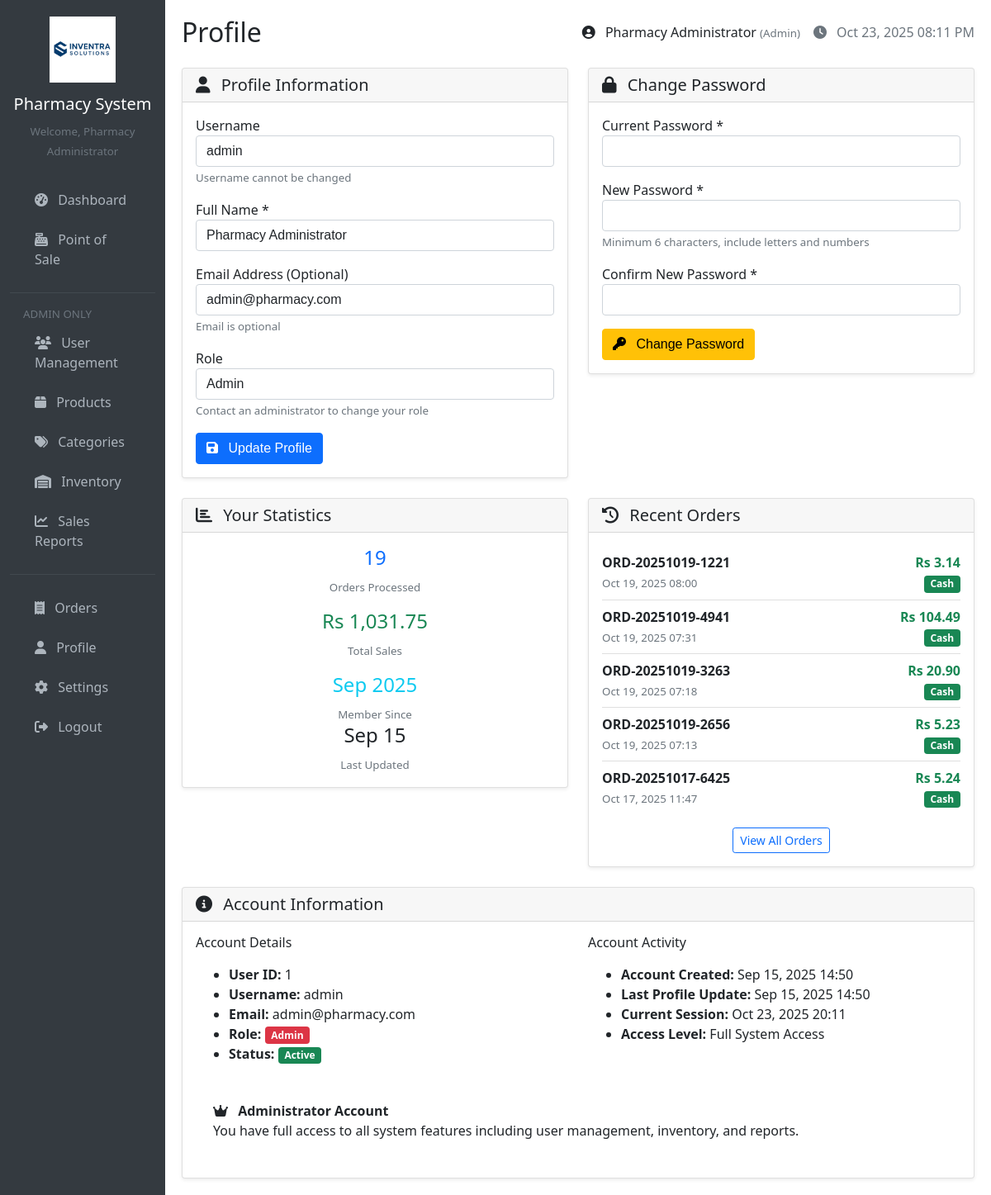
Page /pages/profile.php (signed in) on the earlier database version.
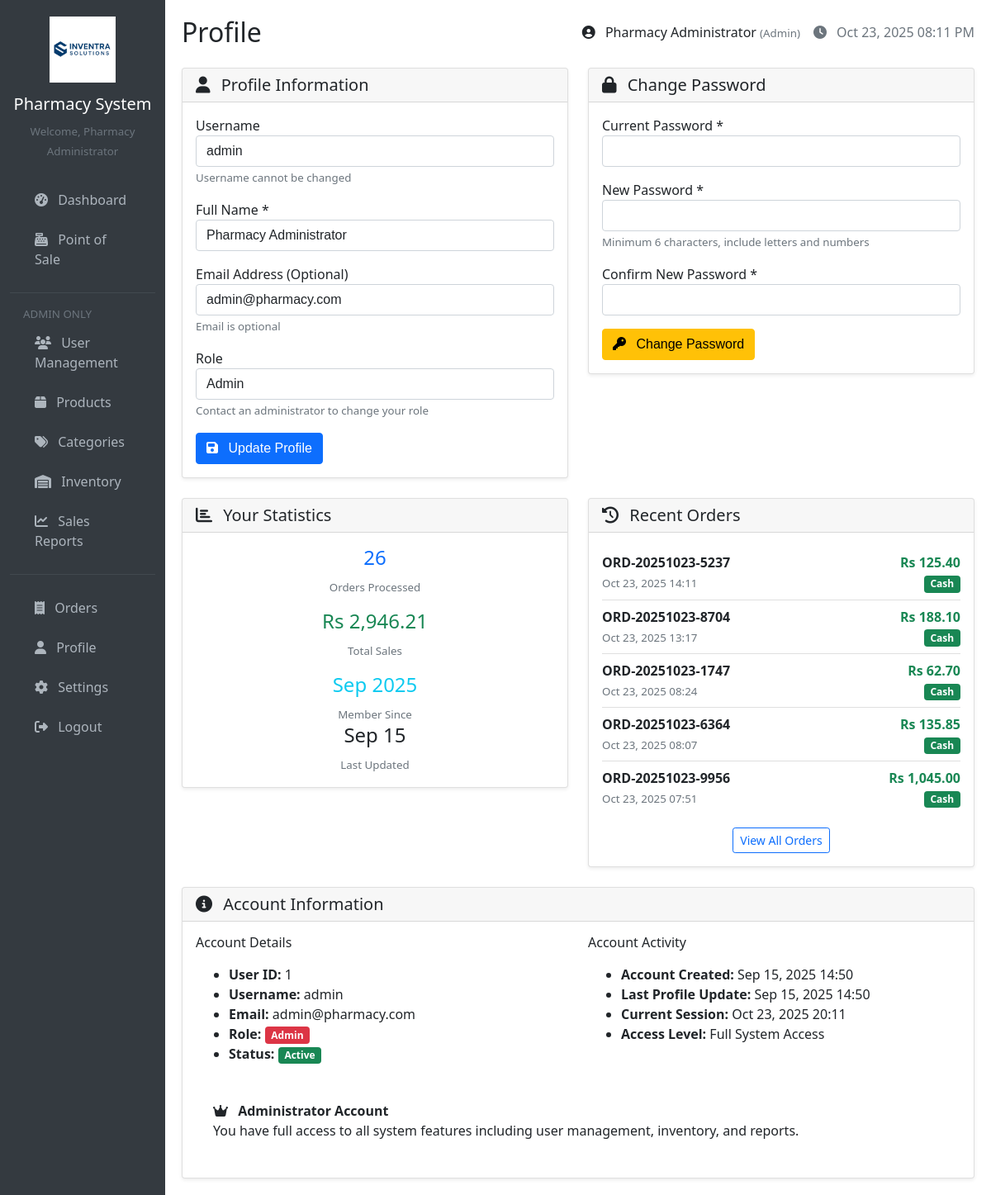
Same page on the later database version.
### tables this page shows
CREATE TABLE `orders` (
  `id` int(11) NOT NULL,
  `order_number` varchar(20) NOT NULL,
  `cashier_id` int(11) NOT NULL,
  `subtotal` decimal(10,2) NOT NULL,
  `discount_amount` decimal(10,2) DEFAULT 0.00,
  `tax_amount` decimal(10,2) DEFAULT 0.00,
  `total_amount` decimal(10,2) NOT NULL,
  `payment_method` enum('cash','card','other') DEFAULT 'cash',
  `order_type` enum('takeaway','delivery') DEFAULT 'takeaway',
  `delivery_charge` decimal(10,2) DEFAULT 0.00,
  `status` varchar(20) DEFAULT 'completed',
  `refund_amount` decimal(10,2) DEFAULT 0.00,
  `order_date` timestamp NOT NULL DEFAULT current_timestamp()
);

### config/database.php (called while the page is built, shortened)
<?php
function getConnection() {
    $connection = new mysqli(DB_HOST, DB_USER, DB_PASS, DB_NAME);
    $connection->set_charset("utf8");
    return $connection;
}
function executeQuery($query, $types = '', $params = []) {
    $conn = getConnection();
    $stmt = $conn->prepare($query);
    if (!empty($params)) {
        $stmt->bind_param($types, ...$params);
    }
    $stmt->execute();
    $result = $stmt->get_result();
    if ($result) {
        $data = $result->fetch_all(MYSQLI_ASSOC);
        return $data;
    }
    return false;
}
?>

### includes/functions.php (called while the page is built, shortened)
<?php
function formatCurrency($amount) {
    return 'Rs ' . number_format($amount, 2);
}
function formatDate($date, $format = 'M d, Y H:i') {
    return date($format, strtotime($date));
}
function sanitizeInput($data) {
    return htmlspecialchars(trim($data), ENT_QUOTES, 'UTF-8');
}
?>

### pages/profile.php (the view, shortened to what the changed rows need)
<?php
require_once '../includes/header.php';
$statsQuery = "SELECT
                COUNT(DISTINCT o.id) as orders_processed,
                COALESCE(SUM(o.total_amount), 0) as total_sales
               FROM orders o
               WHERE o.cashier_id = ?";
$statsResult = executeQuery($statsQuery, 'i', [$_SESSION['user_id']]);
$activityStats = $statsResult ? $statsResult[0] : ['orders_processed' => 0, 'total_sales' => 0];
$recentOrdersQuery = "SELECT * FROM orders WHERE cashier_id = ? ORDER BY order_date DESC LIMIT 5";
$recentOrders = executeQuery($recentOrdersQuery, 'i', [$_SESSION['user_id']]);
?>
<div class="row">
    <div class="col-md-6 mb-4">
        <div class="card">
            <div class="card-body">
                <div class="row text-center">
                    <div class="col-6 mb-3">
                        <h4 class="text-primary"><?php echo $activityStats['orders_processed']; ?></h4>
                        <small class="text-muted">Orders Processed</small>
                    </div>
                    <div class="col-6 mb-3">
                        <h4 class="text-success"><?php echo formatCurrency($activityStats['total_sales']); ?></h4>
                        <small class="text-muted">Total Sales</small>
                    </div>
                </div>
            </div>
        </div>
    </div>
    <div class="col-md-6 mb-4">
        <div class="card">
            <div class="card-body">
                <?php if (empty($recentOrders)): ?>
                    <p class="text-muted text-center">No recent orders</p>
                <?php else: ?>
                    <div class="list-group list-group-flush">
                        <?php foreach ($recentOrders as $order): ?>
                            <div class="list-group-item d-flex justify-content-between align-items-center px-0">
                                <div>
                                    <strong><?php echo sanitizeInput($order['order_number']); ?></strong>
                                    <br>
                                    <small class="text-muted"><?php echo formatDate($order['order_date']); ?></small>
                                </div>
                                <div class="text-end">
                                    <strong class="text-success"><?php echo formatCurrency($order['total_amount']); ?></strong>
                                    <br>
                                    <span class="badge bg-<?php echo $order['payment_method'] == 'cash' ? 'success' : 'primary'; ?>">
                                        <?php echo ucfirst($order['payment_method']); ?>
                                    </span>
                                </div>
                            </div>
                        <?php endforeach; ?>
                    </div>
                <?php endif; ?>
            </div>
        </div>
    </div>
</div>
<?php require_once '../includes/footer.php'; ?>

Differences in the rows shown:
no longer on this page (row edited): orders: order_number "ORD-20251019-1221", order_date "Oct 19, 2025 08:00", total_amount "Rs 3.14", payment_method "Cash"
no longer on this page (row edited): orders: order_number "ORD-20251019-4941", order_date "Oct 19, 2025 07:31", total_amount "Rs 104.49", payment_method "Cash"
no longer on this page (row edited): orders: order_number "ORD-20251019-3263", order_date "Oct 19, 2025 07:18", total_amount "Rs 20.90", payment_method "Cash"
no longer on this page (row edited): orders: order_number "ORD-20251019-2656", order_date "Oct 19, 2025 07:13", total_amount "Rs 5.23", payment_method "Cash"
no longer on this page (row edited): orders: order_number "ORD-20251017-6425", order_date "Oct 17, 2025 11:47", total_amount "Rs 5.24", payment_method "Cash"
added orders: order_number "ORD-20251023-5237", order_date "Oct 23, 2025 14:11", total_amount "Rs 125.40", payment_method "Cash"
added orders: order_number "ORD-20251023-8704", order_date "Oct 23, 2025 13:17", total_amount "Rs 188.10", payment_method "Cash"
added orders: order_number "ORD-20251023-1747", order_date "Oct 23, 2025 08:24", total_amount "Rs 62.70", payment_method "Cash"
added orders: order_number "ORD-20251023-6364", order_date "Oct 23, 2025 08:07", total_amount "Rs 135.85", payment_method "Cash"
added orders: order_number "ORD-20251023-9956", order_date "Oct 23, 2025 07:51", total_amount "Rs 1,045.00", payment_method "Cash"
Other differences:
$activityStats['orders_processed']: "19" → "26"
formatCurrency($activityStats['total_sales']): "Rs 1,031.75" → "Rs 2,946.21"
